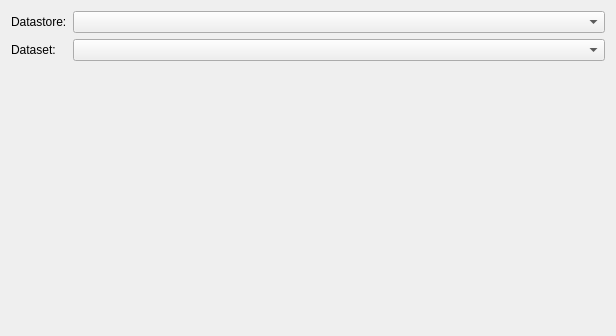
<?xml version="1.0" encoding="UTF-8"?>
<ui version="4.0">
 <class>UpdateTileUploadEditionPageWizard</class>
 <widget class="QWizardPage" name="UpdateTileUploadEditionPageWizard">
  <property name="geometry">
   <rect>
    <x>0</x>
    <y>0</y>
    <width>616</width>
    <height>336</height>
   </rect>
  </property>
  <property name="windowTitle">
   <string>Uploading form</string>
  </property>
  <property name="locale">
   <locale language="English" country="UnitedStates"/>
  </property>
  <layout class="QGridLayout" name="gridLayout">
   <item row="0" column="0">
    <widget class="QLabel" name="lbl_datastore">
     <property name="sizePolicy">
      <sizepolicy hsizetype="Fixed" vsizetype="Preferred">
       <horstretch>0</horstretch>
       <verstretch>0</verstretch>
      </sizepolicy>
     </property>
     <property name="text">
      <string>Datastore:</string>
     </property>
    </widget>
   </item>
   <item row="0" column="1">
    <widget class="DatastoreComboBox" name="cbx_datastore"/>
   </item>
   <item row="1" column="0">
    <widget class="QLabel" name="lbl_stored_data">
     <property name="sizePolicy">
      <sizepolicy hsizetype="Fixed" vsizetype="Preferred">
       <horstretch>0</horstretch>
       <verstretch>0</verstretch>
      </sizepolicy>
     </property>
     <property name="text">
      <string>Dataset:</string>
     </property>
    </widget>
   </item>
   <item row="1" column="1">
    <widget class="StoredDataComboBox" name="cbx_stored_data"/>
   </item>
   <item row="2" column="0" colspan="2">
    <widget class="UploadCreationWidget" name="wdg_upload_creation" native="true"/>
   </item>
  </layout>
 </widget>
 <customwidgets>
  <customwidget>
   <class>DatastoreComboBox</class>
   <extends>QComboBox</extends>
   <header>geotuileur.gui.cbx_datastore</header>
  </customwidget>
  <customwidget>
   <class>StoredDataComboBox</class>
   <extends>QComboBox</extends>
   <header>geotuileur.gui.cbx_stored_data</header>
  </customwidget>
  <customwidget>
   <class>UploadCreationWidget</class>
   <extends>QWidget</extends>
   <header>geotuileur.gui.upload_creation.wdg_upload_creation</header>
   <container>1</container>
  </customwidget>
 </customwidgets>
 <resources/>
 <connections/>
</ui>
